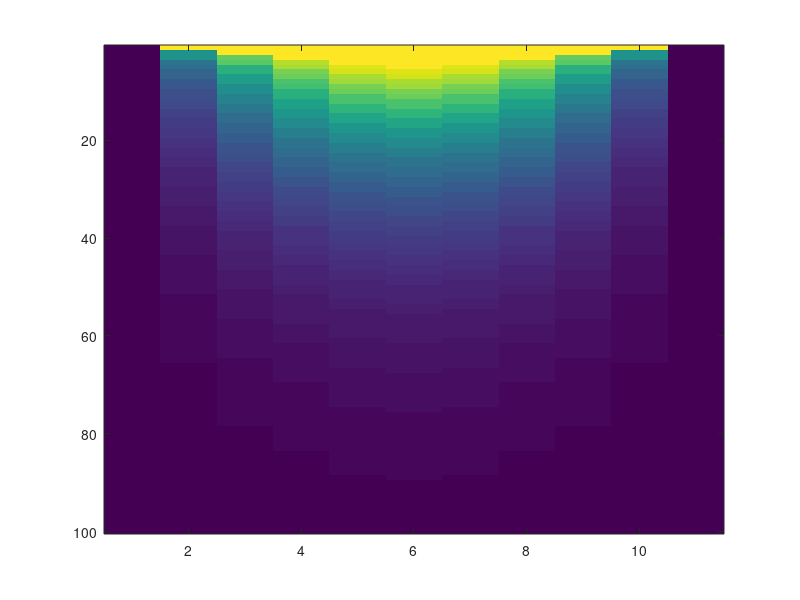

This figure's MATLAB source:
%
% File Name: poisson_equation.m
% Author: Pradeep Singh
% Date: 9/27/2017
% Language: Matlab
% Description: % Numerical Solution for 1D Poisson Equation
%
% Initializing given variables/ data
% stability constant (c), dt = timesteps (k), 
% dx = space steps (h),
% cfl = stability factor, it should be <= 1/2

clear;         % Clear the screen
c = .25;
dx = 0.1;
dt = 0.02;
cfl = c * dt/dx^2;

x = 0:dx:1;         
t = 0:dt:2-dt;
row = length(t);    % number of rows in matrix u
col = length(x);    % number of col in matrix u
 
% Matrix with 100 rows and 10 col
% All elemts are zero initally

u = zeros(row,col); 
    
% Initial Condition
% u(x,0) = f(x) = 100
% All elements in 1st row are 100
    
for k = 1:length(x)
    u(1,k) = 100;
end
    
% Boundary Conditions
% u(t,0) = 0, u(t,1) = 0
    
u(:,1) = 0;
u(:,end) = 0;
    
% Loop to calucate u(n+1,i) given three values u(i,n), 
% u(n,i+1) and u(n,i-1) from previous row.
    

for n = 1:row-1             % row = 100
    for i = 2:col-1         % col = 10
        u(n+1,i) = u(n,i) + cfl*u(n,i+1) + cfl*u(n,i-1) - 2*cfl*u(n,i);
    end
end
    
% Plotting the graph for every step using for loop.

steps = row;
for step = 1:steps
    plot(x,u(step,:))
    xlim([0 1])                                       % limits for x-axis
    ylim([0 2])                                       % limits for y-axis
    title('Numerical Solution for 1D Heat Equation')  % Title 
    xlabel('Space')                                   % x-axis label
    ylabel('Time')                                    % y-axis label
    grid on
    drawnow
end

imagesc(u)                  % Image with scaled colors in xy plane
% surf(u)                   % Surface plot
